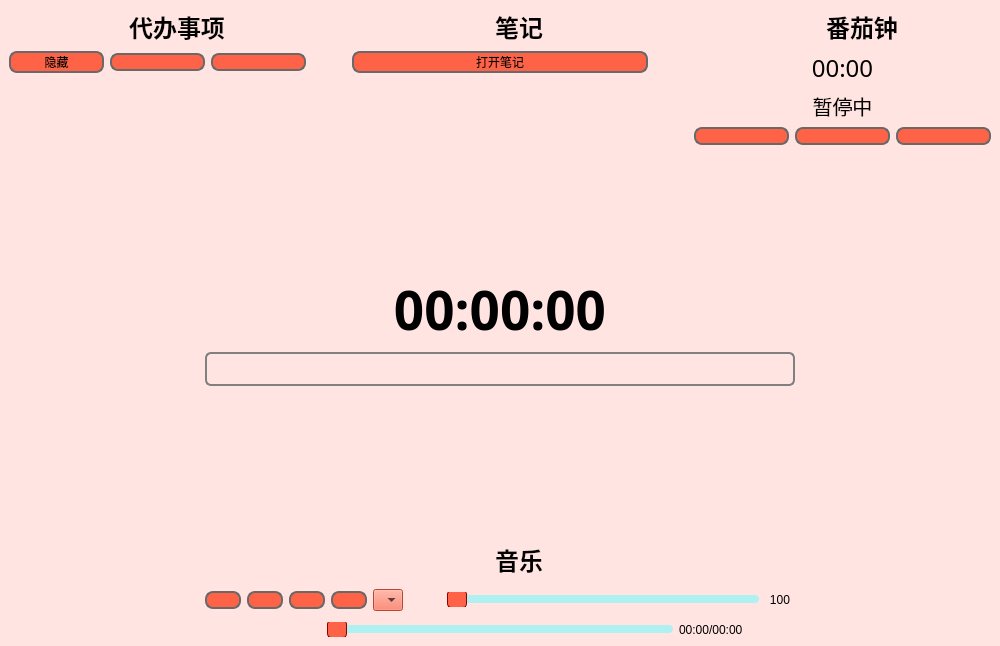
<?xml version="1.0" encoding="UTF-8"?>
<ui version="4.0">
 <class>MainWindow</class>
 <widget class="QMainWindow" name="MainWindow">
  <property name="geometry">
   <rect>
    <x>0</x>
    <y>0</y>
    <width>1000</width>
    <height>646</height>
   </rect>
  </property>
  <property name="sizePolicy">
   <sizepolicy hsizetype="Fixed" vsizetype="Fixed">
    <horstretch>0</horstretch>
    <verstretch>0</verstretch>
   </sizepolicy>
  </property>
  <property name="font">
   <font>
    <family>未来圆SC</family>
   </font>
  </property>
  <property name="windowTitle">
   <string>Pomodoro</string>
  </property>
  <property name="styleSheet">
   <string notr="true">QPushButton
{
	background-color: rgb(255,99,71);
	border-radius : 8px;
	border: 2px solid rgb(105,105,105);
	transition: all 0.2s ease;
}
QPushButton:hover
{
	background-color: #ff7a5a;
	transform: scale(1.03);
}
QPushButton:pressed
{
	background-color:#ffb3a3;
	transform: scale(0.97);
	border-color:rgb(95,95,95);
}
QPushButton:disabled
{
	background-color: #FFA07A;
}
QMainWindow
{
	background-color: rgb(255,228,225);
}
QLineEdit
{
	background-color:transparent;
	border:2px solid gray;
	border-radius:6px;
}
QComboBox
{
	background-color:rgb(255,99,71);
}
QSlider::handle
{
	width:18px;
	height:18px;
	margin:-5px 0;
	background-color:rgb(255,99,71);
	border-radius:4px;
	border: 1px solid #8B0000;
}
QSlider::groove
{
	height:8px;
	background-color:rgb(175,240,240);
	border-radius:4px;
}
QSlider::sub-page
{
	background-color:#FF6347;
	border-radius:4px;
}
QListWidget::item:hover
{
	background-color:rgb(250,215,210);
}
QListWidget::item:selected
{
	background-color:rgb(240,180,230);
}
QListWidget::indicator
{
	background-color:rgb(230,200,195);
	border-radius:2px;
}
QListWidget::indicator:checked
{
	background-color:rgb(245,185,180);
}</string>
  </property>
  <widget class="QWidget" name="centralwidget">
   <layout class="QGridLayout" name="gridLayout">
    <item row="0" column="0">
     <layout class="QVBoxLayout" name="verticalLayout_5">
      <item>
       <layout class="QVBoxLayout" name="verticalLayout_2">
        <item>
         <layout class="QHBoxLayout" name="horizontalLayout_6" stretch="1,0,1,0,1">
          <item>
           <layout class="QVBoxLayout" name="verticalLayout" stretch="0,0,10,1">
            <item>
             <layout class="QHBoxLayout" name="horizontalLayout" stretch="0,0,0,0">
              <item>
               <spacer name="horizontalSpacer">
                <property name="orientation">
                 <enum>Qt::Orientation::Horizontal</enum>
                </property>
                <property name="sizeHint" stdset="0">
                 <size>
                  <width>40</width>
                  <height>20</height>
                 </size>
                </property>
               </spacer>
              </item>
              <item>
               <widget class="QLabel" name="labPic_list">
                <property name="minimumSize">
                 <size>
                  <width>32</width>
                  <height>32</height>
                 </size>
                </property>
                <property name="maximumSize">
                 <size>
                  <width>32</width>
                  <height>32</height>
                 </size>
                </property>
                <property name="text">
                 <string/>
                </property>
                <property name="pixmap">
                 <pixmap resource="res.qrc">:/icons/images/list.png</pixmap>
                </property>
                <property name="scaledContents">
                 <bool>true</bool>
                </property>
               </widget>
              </item>
              <item>
               <widget class="QLabel" name="lab_list">
                <property name="font">
                 <font>
                  <family>胡晓波骚包体</family>
                  <pointsize>18</pointsize>
                  <bold>true</bold>
                 </font>
                </property>
                <property name="text">
                 <string>代办事项</string>
                </property>
                <property name="alignment">
                 <set>Qt::AlignmentFlag::AlignCenter</set>
                </property>
               </widget>
              </item>
              <item>
               <spacer name="horizontalSpacer_2">
                <property name="orientation">
                 <enum>Qt::Orientation::Horizontal</enum>
                </property>
                <property name="sizeHint" stdset="0">
                 <size>
                  <width>40</width>
                  <height>20</height>
                 </size>
                </property>
               </spacer>
              </item>
             </layout>
            </item>
            <item>
             <layout class="QHBoxLayout" name="horizontalLayout_2">
              <item>
               <widget class="QPushButton" name="btn_listVis">
                <property name="font">
                 <font>
                  <family>未来圆SC</family>
                 </font>
                </property>
                <property name="toolTip">
                 <string/>
                </property>
                <property name="styleSheet">
                 <string notr="true"/>
                </property>
                <property name="text">
                 <string>隐藏</string>
                </property>
               </widget>
              </item>
              <item>
               <widget class="QPushButton" name="btn_addItem">
                <property name="toolTip">
                 <string>添加项</string>
                </property>
                <property name="whatsThis">
                 <string/>
                </property>
                <property name="styleSheet">
                 <string notr="true"/>
                </property>
                <property name="text">
                 <string/>
                </property>
                <property name="icon">
                 <iconset resource="res.qrc">
                  <normaloff>:/icons/images/add.png</normaloff>:/icons/images/add.png</iconset>
                </property>
               </widget>
              </item>
              <item>
               <widget class="QPushButton" name="btn_deleteItem">
                <property name="toolTip">
                 <string>删除项</string>
                </property>
                <property name="whatsThis">
                 <string/>
                </property>
                <property name="text">
                 <string/>
                </property>
                <property name="icon">
                 <iconset resource="res.qrc">
                  <normaloff>:/icons/images/delete.png</normaloff>:/icons/images/delete.png</iconset>
                </property>
               </widget>
              </item>
             </layout>
            </item>
            <item>
             <widget class="QListWidget" name="taskList">
              <property name="styleSheet">
               <string notr="true">QListWidget
{
	background:transparent;
	border: 0px;
}</string>
              </property>
              <property name="dragEnabled">
               <bool>true</bool>
              </property>
              <property name="dragDropOverwriteMode">
               <bool>false</bool>
              </property>
              <property name="dragDropMode">
               <enum>QAbstractItemView::DragDropMode::DragDrop</enum>
              </property>
              <property name="defaultDropAction">
               <enum>Qt::DropAction::MoveAction</enum>
              </property>
             </widget>
            </item>
            <item>
             <spacer name="verticalSpacer_5">
              <property name="orientation">
               <enum>Qt::Orientation::Vertical</enum>
              </property>
              <property name="sizeHint" stdset="0">
               <size>
                <width>20</width>
                <height>40</height>
               </size>
              </property>
             </spacer>
            </item>
           </layout>
          </item>
          <item>
           <spacer name="horizontalSpacer_7">
            <property name="orientation">
             <enum>Qt::Orientation::Horizontal</enum>
            </property>
            <property name="sizeHint" stdset="0">
             <size>
              <width>40</width>
              <height>20</height>
             </size>
            </property>
           </spacer>
          </item>
          <item>
           <layout class="QVBoxLayout" name="verticalLayout_3">
            <item>
             <layout class="QHBoxLayout" name="horizontalLayout_3">
              <item>
               <spacer name="horizontalSpacer_3">
                <property name="orientation">
                 <enum>Qt::Orientation::Horizontal</enum>
                </property>
                <property name="sizeHint" stdset="0">
                 <size>
                  <width>40</width>
                  <height>20</height>
                 </size>
                </property>
               </spacer>
              </item>
              <item>
               <widget class="QLabel" name="labPic_note">
                <property name="minimumSize">
                 <size>
                  <width>32</width>
                  <height>32</height>
                 </size>
                </property>
                <property name="maximumSize">
                 <size>
                  <width>32</width>
                  <height>32</height>
                 </size>
                </property>
                <property name="text">
                 <string/>
                </property>
                <property name="pixmap">
                 <pixmap resource="res.qrc">:/icons/images/note.png</pixmap>
                </property>
                <property name="scaledContents">
                 <bool>true</bool>
                </property>
               </widget>
              </item>
              <item>
               <widget class="QLabel" name="lab_note">
                <property name="font">
                 <font>
                  <family>胡晓波骚包体</family>
                  <pointsize>18</pointsize>
                  <bold>true</bold>
                 </font>
                </property>
                <property name="text">
                 <string>笔记</string>
                </property>
                <property name="alignment">
                 <set>Qt::AlignmentFlag::AlignCenter</set>
                </property>
               </widget>
              </item>
              <item>
               <spacer name="horizontalSpacer_4">
                <property name="orientation">
                 <enum>Qt::Orientation::Horizontal</enum>
                </property>
                <property name="sizeHint" stdset="0">
                 <size>
                  <width>40</width>
                  <height>20</height>
                 </size>
                </property>
               </spacer>
              </item>
             </layout>
            </item>
            <item>
             <widget class="QPushButton" name="btn_note">
              <property name="text">
               <string>打开笔记</string>
              </property>
             </widget>
            </item>
            <item>
             <spacer name="verticalSpacer">
              <property name="orientation">
               <enum>Qt::Orientation::Vertical</enum>
              </property>
              <property name="sizeHint" stdset="0">
               <size>
                <width>20</width>
                <height>40</height>
               </size>
              </property>
             </spacer>
            </item>
            <item>
             <widget class="QLabel" name="lab_curTime">
              <property name="font">
               <font>
                <family>未来圆SC</family>
                <pointsize>40</pointsize>
                <bold>true</bold>
               </font>
              </property>
              <property name="text">
               <string>00:00:00</string>
              </property>
              <property name="alignment">
               <set>Qt::AlignmentFlag::AlignCenter</set>
              </property>
             </widget>
            </item>
           </layout>
          </item>
          <item>
           <spacer name="horizontalSpacer_8">
            <property name="orientation">
             <enum>Qt::Orientation::Horizontal</enum>
            </property>
            <property name="sizeHint" stdset="0">
             <size>
              <width>40</width>
              <height>20</height>
             </size>
            </property>
           </spacer>
          </item>
          <item>
           <layout class="QVBoxLayout" name="verticalLayout_4">
            <item>
             <layout class="QHBoxLayout" name="horizontalLayout_4">
              <item>
               <spacer name="horizontalSpacer_5">
                <property name="orientation">
                 <enum>Qt::Orientation::Horizontal</enum>
                </property>
                <property name="sizeHint" stdset="0">
                 <size>
                  <width>40</width>
                  <height>20</height>
                 </size>
                </property>
               </spacer>
              </item>
              <item>
               <widget class="QLabel" name="labPic_pomodoro">
                <property name="minimumSize">
                 <size>
                  <width>32</width>
                  <height>32</height>
                 </size>
                </property>
                <property name="maximumSize">
                 <size>
                  <width>32</width>
                  <height>32</height>
                 </size>
                </property>
                <property name="text">
                 <string/>
                </property>
                <property name="pixmap">
                 <pixmap resource="res.qrc">:/icons/images/alarm.png</pixmap>
                </property>
                <property name="scaledContents">
                 <bool>true</bool>
                </property>
               </widget>
              </item>
              <item>
               <widget class="QLabel" name="lab_note_2">
                <property name="font">
                 <font>
                  <family>胡晓波骚包体</family>
                  <pointsize>18</pointsize>
                  <bold>true</bold>
                 </font>
                </property>
                <property name="text">
                 <string>番茄钟</string>
                </property>
                <property name="alignment">
                 <set>Qt::AlignmentFlag::AlignCenter</set>
                </property>
               </widget>
              </item>
              <item>
               <spacer name="horizontalSpacer_6">
                <property name="orientation">
                 <enum>Qt::Orientation::Horizontal</enum>
                </property>
                <property name="sizeHint" stdset="0">
                 <size>
                  <width>40</width>
                  <height>20</height>
                 </size>
                </property>
               </spacer>
              </item>
             </layout>
            </item>
            <item>
             <widget class="QLabel" name="lab_pomoTime">
              <property name="font">
               <font>
                <family>未来圆SC</family>
                <pointsize>18</pointsize>
               </font>
              </property>
              <property name="text">
               <string>00:00</string>
              </property>
              <property name="alignment">
               <set>Qt::AlignmentFlag::AlignCenter</set>
              </property>
             </widget>
            </item>
            <item>
             <widget class="QLabel" name="lab_pomoStatu">
              <property name="font">
               <font>
                <family>未来圆SC</family>
                <pointsize>15</pointsize>
               </font>
              </property>
              <property name="text">
               <string>暂停中</string>
              </property>
              <property name="alignment">
               <set>Qt::AlignmentFlag::AlignCenter</set>
              </property>
             </widget>
            </item>
            <item>
             <layout class="QHBoxLayout" name="horizontalLayout_5">
              <item>
               <widget class="QPushButton" name="btn_setting">
                <property name="toolTip">
                 <string>设置</string>
                </property>
                <property name="text">
                 <string/>
                </property>
                <property name="icon">
                 <iconset resource="res.qrc">
                  <normaloff>:/icons/images/setting.png</normaloff>:/icons/images/setting.png</iconset>
                </property>
                <property name="iconSize">
                 <size>
                  <width>32</width>
                  <height>32</height>
                 </size>
                </property>
               </widget>
              </item>
              <item>
               <widget class="QPushButton" name="btn_startOrPause">
                <property name="toolTip">
                 <string>开始</string>
                </property>
                <property name="text">
                 <string/>
                </property>
                <property name="icon">
                 <iconset resource="res.qrc">
                  <normaloff>:/icons/images/pomodoro.png</normaloff>:/icons/images/pomodoro.png</iconset>
                </property>
                <property name="iconSize">
                 <size>
                  <width>32</width>
                  <height>32</height>
                 </size>
                </property>
               </widget>
              </item>
              <item>
               <widget class="QPushButton" name="btn_restart">
                <property name="toolTip">
                 <string>重置</string>
                </property>
                <property name="text">
                 <string/>
                </property>
                <property name="icon">
                 <iconset resource="res.qrc">
                  <normaloff>:/icons/images/restart.png</normaloff>:/icons/images/restart.png</iconset>
                </property>
                <property name="iconSize">
                 <size>
                  <width>32</width>
                  <height>32</height>
                 </size>
                </property>
               </widget>
              </item>
             </layout>
            </item>
            <item>
             <spacer name="verticalSpacer_2">
              <property name="orientation">
               <enum>Qt::Orientation::Vertical</enum>
              </property>
              <property name="sizeHint" stdset="0">
               <size>
                <width>20</width>
                <height>40</height>
               </size>
              </property>
             </spacer>
            </item>
           </layout>
          </item>
         </layout>
        </item>
        <item>
         <layout class="QHBoxLayout" name="horizontalLayout_7" stretch="1,3,1">
          <item>
           <spacer name="horizontalSpacer_9">
            <property name="orientation">
             <enum>Qt::Orientation::Horizontal</enum>
            </property>
            <property name="sizeHint" stdset="0">
             <size>
              <width>40</width>
              <height>20</height>
             </size>
            </property>
           </spacer>
          </item>
          <item>
           <widget class="QLineEdit" name="lineEdit">
            <property name="font">
             <font>
              <pointsize>18</pointsize>
             </font>
            </property>
            <property name="text">
             <string/>
            </property>
            <property name="alignment">
             <set>Qt::AlignmentFlag::AlignCenter</set>
            </property>
           </widget>
          </item>
          <item>
           <spacer name="horizontalSpacer_10">
            <property name="orientation">
             <enum>Qt::Orientation::Horizontal</enum>
            </property>
            <property name="sizeHint" stdset="0">
             <size>
              <width>40</width>
              <height>20</height>
             </size>
            </property>
           </spacer>
          </item>
         </layout>
        </item>
       </layout>
      </item>
      <item>
       <spacer name="verticalSpacer_3">
        <property name="orientation">
         <enum>Qt::Orientation::Vertical</enum>
        </property>
        <property name="sizeType">
         <enum>QSizePolicy::Policy::Fixed</enum>
        </property>
        <property name="sizeHint" stdset="0">
         <size>
          <width>20</width>
          <height>150</height>
         </size>
        </property>
       </spacer>
      </item>
      <item>
       <layout class="QHBoxLayout" name="horizontalLayout_10" stretch="1,3,1">
        <item>
         <spacer name="horizontalSpacer_11">
          <property name="orientation">
           <enum>Qt::Orientation::Horizontal</enum>
          </property>
          <property name="sizeHint" stdset="0">
           <size>
            <width>40</width>
            <height>20</height>
           </size>
          </property>
         </spacer>
        </item>
        <item>
         <layout class="QVBoxLayout" name="verticalLayout_6">
          <item>
           <layout class="QHBoxLayout" name="horizontalLayout_12">
            <item>
             <spacer name="horizontalSpacer_13">
              <property name="orientation">
               <enum>Qt::Orientation::Horizontal</enum>
              </property>
              <property name="sizeHint" stdset="0">
               <size>
                <width>40</width>
                <height>20</height>
               </size>
              </property>
             </spacer>
            </item>
            <item>
             <layout class="QHBoxLayout" name="horizontalLayout_11">
              <item>
               <widget class="QLabel" name="labPic_music">
                <property name="minimumSize">
                 <size>
                  <width>32</width>
                  <height>32</height>
                 </size>
                </property>
                <property name="maximumSize">
                 <size>
                  <width>32</width>
                  <height>32</height>
                 </size>
                </property>
                <property name="text">
                 <string/>
                </property>
                <property name="pixmap">
                 <pixmap resource="res.qrc">:/icons/images/music.png</pixmap>
                </property>
                <property name="scaledContents">
                 <bool>true</bool>
                </property>
               </widget>
              </item>
              <item>
               <widget class="QLabel" name="lab_music">
                <property name="font">
                 <font>
                  <family>胡晓波骚包体</family>
                  <pointsize>18</pointsize>
                  <bold>true</bold>
                 </font>
                </property>
                <property name="text">
                 <string>音乐</string>
                </property>
                <property name="alignment">
                 <set>Qt::AlignmentFlag::AlignCenter</set>
                </property>
               </widget>
              </item>
             </layout>
            </item>
            <item>
             <spacer name="horizontalSpacer_14">
              <property name="orientation">
               <enum>Qt::Orientation::Horizontal</enum>
              </property>
              <property name="sizeHint" stdset="0">
               <size>
                <width>40</width>
                <height>20</height>
               </size>
              </property>
             </spacer>
            </item>
           </layout>
          </item>
          <item>
           <layout class="QHBoxLayout" name="horizontalLayout_9" stretch="0,0,0,0,0,0,0,0">
            <item>
             <widget class="QPushButton" name="pushButton_3">
              <property name="text">
               <string/>
              </property>
              <property name="icon">
               <iconset resource="res.qrc">
                <normaloff>:/icons/images/playList.png</normaloff>:/icons/images/playList.png</iconset>
              </property>
             </widget>
            </item>
            <item>
             <widget class="QPushButton" name="btn_previous">
              <property name="text">
               <string/>
              </property>
              <property name="icon">
               <iconset resource="res.qrc">
                <normaloff>:/icons/images/previous.png</normaloff>:/icons/images/previous.png</iconset>
              </property>
             </widget>
            </item>
            <item>
             <widget class="QPushButton" name="btn_play">
              <property name="text">
               <string/>
              </property>
              <property name="icon">
               <iconset resource="res.qrc">
                <normaloff>:/icons/images/play.png</normaloff>:/icons/images/play.png</iconset>
              </property>
             </widget>
            </item>
            <item>
             <widget class="QPushButton" name="btn_next">
              <property name="text">
               <string/>
              </property>
              <property name="icon">
               <iconset resource="res.qrc">
                <normaloff>:/icons/images/next.png</normaloff>:/icons/images/next.png</iconset>
              </property>
             </widget>
            </item>
            <item>
             <widget class="QComboBox" name="comboOrder">
              <item>
               <property name="text">
                <string notr="true"/>
               </property>
               <property name="icon">
                <iconset resource="res.qrc">
                 <normaloff>:/icons/images/repeat.png</normaloff>:/icons/images/repeat.png</iconset>
               </property>
              </item>
              <item>
               <property name="text">
                <string notr="true"/>
               </property>
               <property name="icon">
                <iconset resource="res.qrc">
                 <normaloff>:/icons/images/repeat_once.png</normaloff>:/icons/images/repeat_once.png</iconset>
               </property>
              </item>
              <item>
               <property name="text">
                <string notr="true"/>
               </property>
               <property name="icon">
                <iconset resource="res.qrc">
                 <normaloff>:/icons/images/random.png</normaloff>:/icons/images/random.png</iconset>
               </property>
              </item>
             </widget>
            </item>
            <item>
             <widget class="QLabel" name="labPic_sound">
              <property name="minimumSize">
               <size>
                <width>32</width>
                <height>32</height>
               </size>
              </property>
              <property name="maximumSize">
               <size>
                <width>32</width>
                <height>32</height>
               </size>
              </property>
              <property name="text">
               <string/>
              </property>
              <property name="pixmap">
               <pixmap resource="res.qrc">:/icons/images/speaker.png</pixmap>
              </property>
              <property name="scaledContents">
               <bool>true</bool>
              </property>
             </widget>
            </item>
            <item>
             <widget class="QSlider" name="horizontalSlider">
              <property name="maximum">
               <number>100</number>
              </property>
              <property name="orientation">
               <enum>Qt::Orientation::Horizontal</enum>
              </property>
             </widget>
            </item>
            <item>
             <widget class="QLabel" name="lab_volume">
              <property name="minimumSize">
               <size>
                <width>30</width>
                <height>0</height>
               </size>
              </property>
              <property name="text">
               <string>100</string>
              </property>
              <property name="alignment">
               <set>Qt::AlignmentFlag::AlignCenter</set>
              </property>
             </widget>
            </item>
           </layout>
          </item>
          <item>
           <layout class="QHBoxLayout" name="horizontalLayout_8" stretch="1,3,1">
            <item>
             <widget class="QLabel" name="lab_musicName">
              <property name="text">
               <string/>
              </property>
             </widget>
            </item>
            <item>
             <widget class="QSlider" name="horizontalSlider_2">
              <property name="maximum">
               <number>100</number>
              </property>
              <property name="orientation">
               <enum>Qt::Orientation::Horizontal</enum>
              </property>
             </widget>
            </item>
            <item>
             <widget class="QLabel" name="lab_musicTime">
              <property name="text">
               <string>00:00/00:00</string>
              </property>
             </widget>
            </item>
           </layout>
          </item>
         </layout>
        </item>
        <item>
         <spacer name="horizontalSpacer_12">
          <property name="orientation">
           <enum>Qt::Orientation::Horizontal</enum>
          </property>
          <property name="sizeHint" stdset="0">
           <size>
            <width>40</width>
            <height>20</height>
           </size>
          </property>
         </spacer>
        </item>
       </layout>
      </item>
     </layout>
    </item>
   </layout>
  </widget>
  <widget class="QMenuBar" name="menubar">
   <property name="geometry">
    <rect>
     <x>0</x>
     <y>0</y>
     <width>1000</width>
     <height>20</height>
    </rect>
   </property>
  </widget>
 </widget>
 <resources>
  <include location="res.qrc"/>
 </resources>
 <connections>
  <connection>
   <sender>horizontalSlider</sender>
   <signal>valueChanged(int)</signal>
   <receiver>lab_volume</receiver>
   <slot>setNum(int)</slot>
   <hints>
    <hint type="sourcelabel">
     <x>706</x>
     <y>441</y>
    </hint>
    <hint type="destinationlabel">
     <x>771</x>
     <y>454</y>
    </hint>
   </hints>
  </connection>
 </connections>
</ui>
